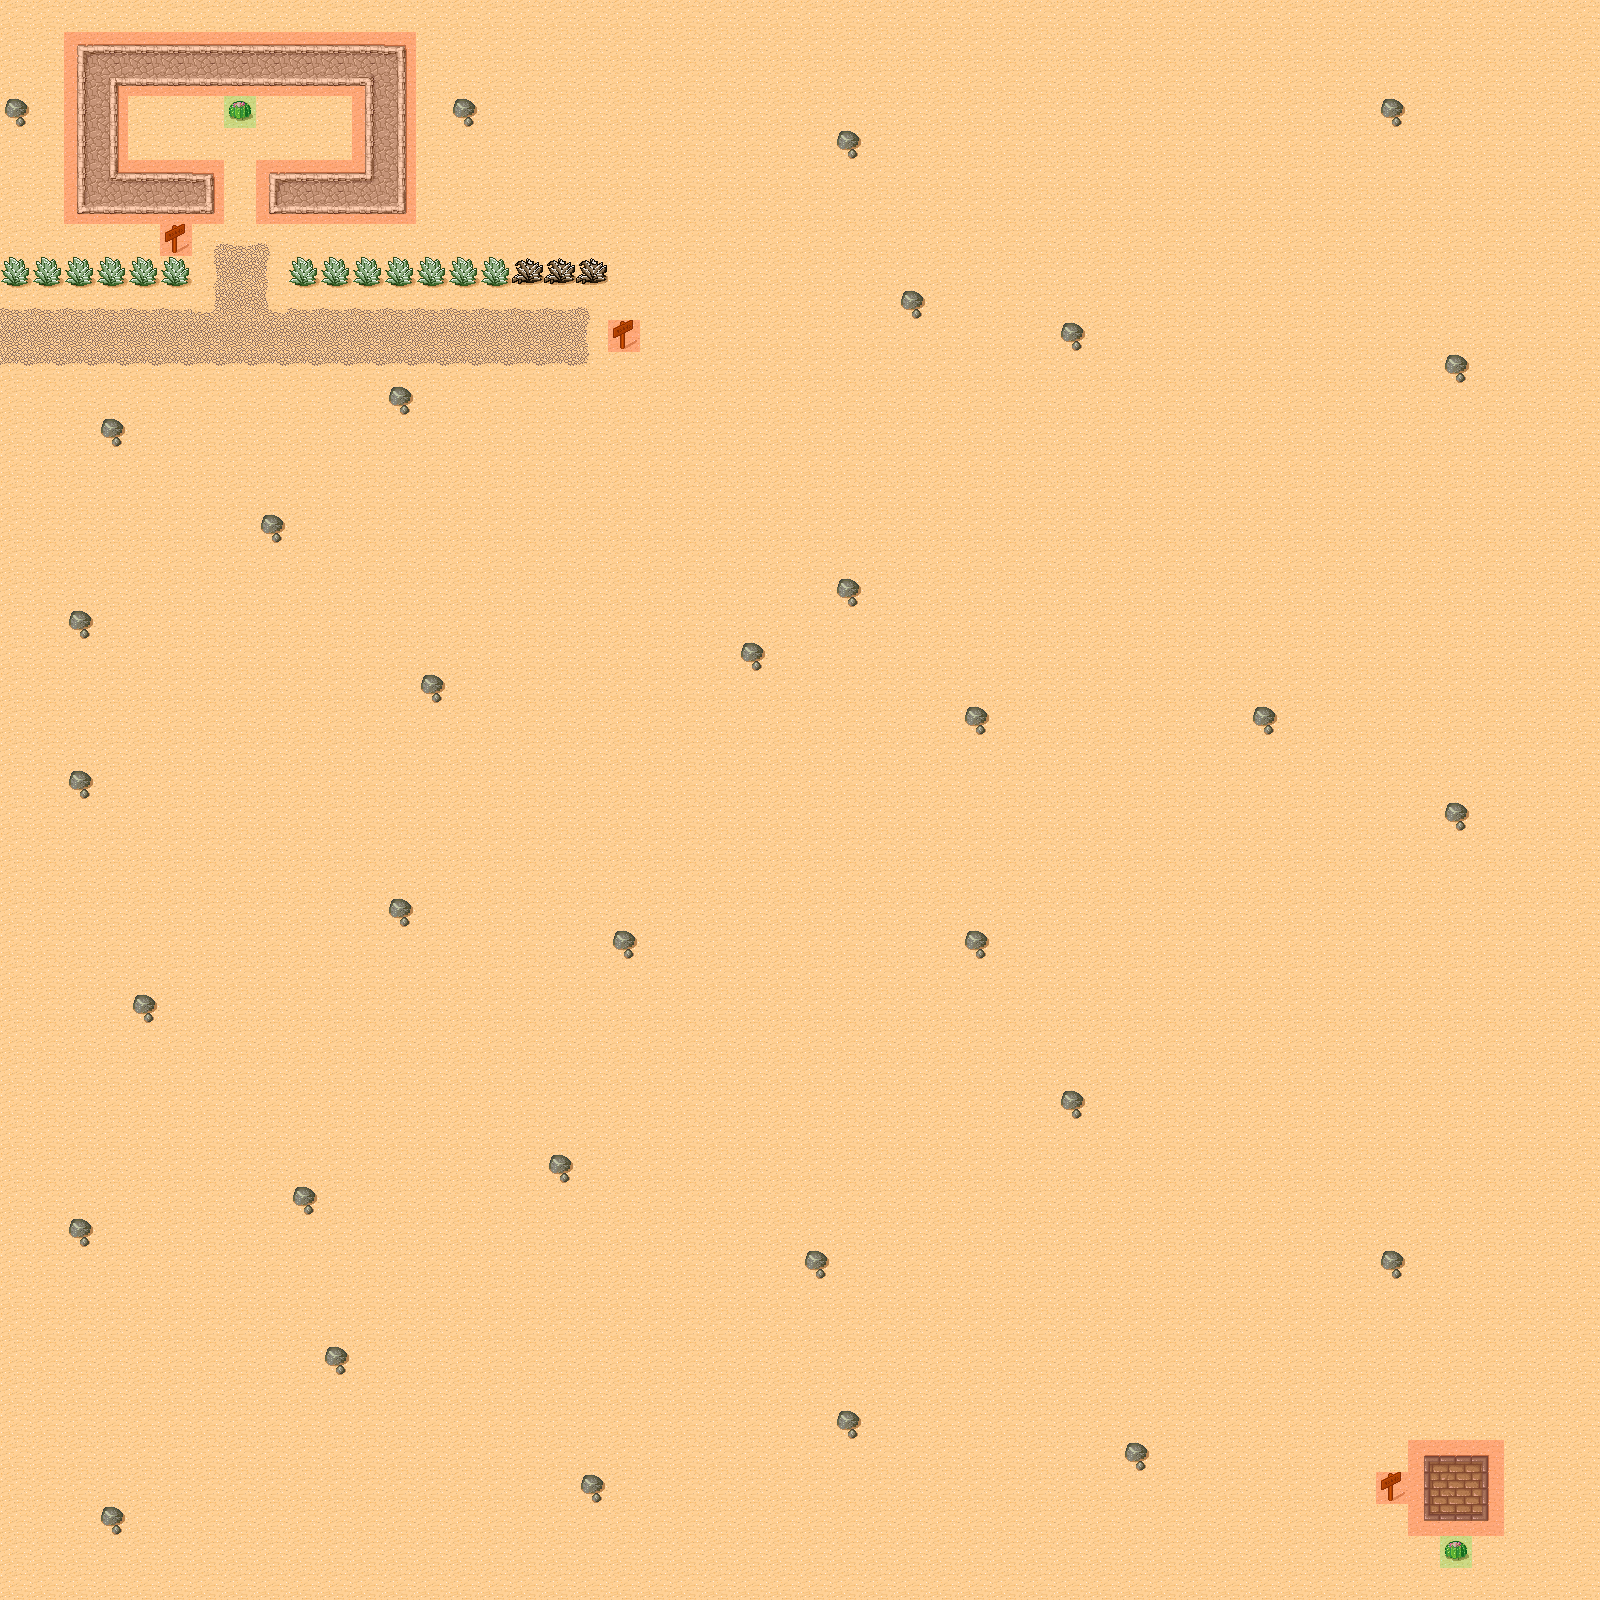

Rendered tile map (Tiled .tmx) drawn with the repository's tilesets; below, a short description and the map source with its tile grids summarised:
An orthogonal 50x50 tile map with 32x32 px tiles, 3 tile layers (Background, Foreground, Meta), 2 tilesets and 1 object (SpawnPoint).

<map version="1.0" orientation="orthogonal" width="50" height="50" tilewidth="32" tileheight="32">
 <tileset firstgid="1" name="tmw_desert_spacing" tilewidth="32" tileheight="32" spacing="1" margin="1">
  <image source="tmw_desert_spacing.png" />
 </tileset>
 <tileset firstgid="49" name="meta_tiles" tilewidth="32" tileheight="32" spacing="1" margin="1">
  <image source="meta_tiles.png" />
  <tile id="0">
   <properties>
    <property name="Collidable" value="True" />
   </properties>
  </tile>
  <tile id="1">
   <properties>
    <property name="Collectable" value="True" />
   </properties>
  </tile>
 </tileset>
 <layer name="Background" width="50" height="50">
  <data>[2500 cells, 2500 non-empty, 36 distinct tile ids]</data>
 </layer>
 <objectgroup name="Objects" width="50" height="50">
  <object name="SpawnPoint" x="45" y="337" />
 </objectgroup>
 <layer name="Foreground" width="50" height="50">
  <data>[2500 cells, 2 non-empty, 1 distinct tile ids]</data>
 </layer>
 <layer name="Meta" width="50" height="50">
  <data>[2500 cells, 64 non-empty, 2 distinct tile ids]</data>
 </layer>
</map>
